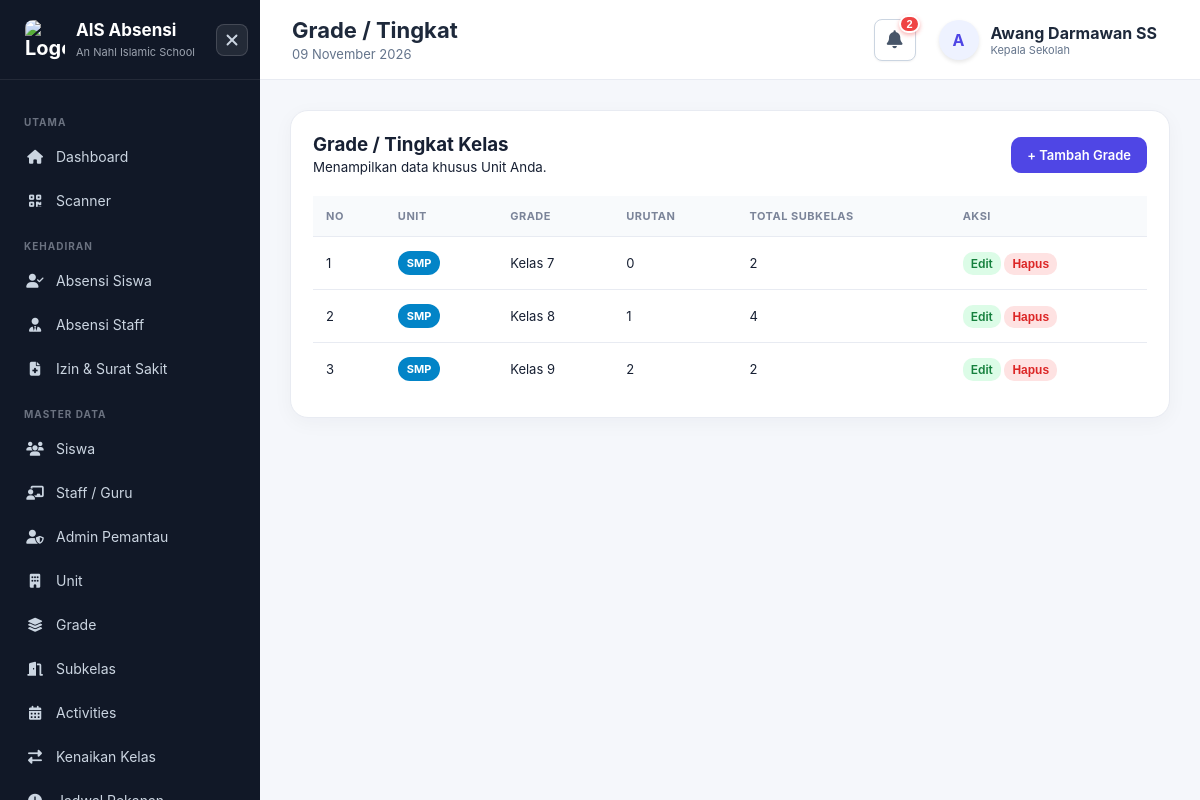
Screenshot of /grades/index.php (signed in) with the database file from the repository.
### tables this page shows
CREATE TABLE `grades` (
  `id` int unsigned NOT NULL AUTO_INCREMENT,
  `unit_id` int unsigned NOT NULL,
  `grade` varchar(100) NOT NULL,
  `sort_order` int NOT NULL DEFAULT '0',
  `created_at` timestamp NULL DEFAULT CURRENT_TIMESTAMP,
  `updated_at` timestamp NULL DEFAULT CURRENT_TIMESTAMP ON UPDATE CURRENT_TIMESTAMP,
  PRIMARY KEY (`id`),
  UNIQUE KEY `unique_grade` (`grade`)
);

CREATE TABLE `units` (
  `id` int unsigned NOT NULL AUTO_INCREMENT,
  `unit` varchar(255) NOT NULL,
  `created_at` timestamp NULL DEFAULT CURRENT_TIMESTAMP,
  `updated_at` timestamp NULL DEFAULT CURRENT_TIMESTAMP ON UPDATE CURRENT_TIMESTAMP,
  PRIMARY KEY (`id`)
);

### config/security.php (called while the page is built, shortened)
<?php
function e($value)
{
    return htmlspecialchars(
        $value ?? '',
        ENT_QUOTES,
        'UTF-8'
    );
}

### public/grades/index.php (the view, shortened to what this page needs)
<?php
require_once '../../config/database.php';
require_once '../../config/security.php';
$currentRole = currentRole();
$userId = currentUserId();
$whereSql = "";
$params = [];
if ($currentRole === 'kepala_sekolah') {
    $stmtKs = $pdo->prepare("SELECT unit_id FROM admin_unit_permissions WHERE user_id = ? LIMIT 1");
    $stmtKs->execute([$userId]);
    $ksUnitId = $stmtKs->fetchColumn();
    if ($ksUnitId) {
        $whereSql = "WHERE g.unit_id = ?";
        $params[] = $ksUnitId;
    } else {
        $whereSql = "WHERE 1 = 0";
    }
}
$grades = $pdo->prepare("
    SELECT
        g.*,
        un.unit AS unit_name,
        COUNT(cg.id) AS total_classes
    FROM grades g
    LEFT JOIN units un ON un.id = g.unit_id
    LEFT JOIN class_groups cg ON cg.grade_id = g.id
    {$whereSql}
    GROUP BY g.id
    ORDER BY un.id ASC, g.sort_order ASC, g.grade ASC
");
$grades->execute($params);
$gradesData = $grades->fetchAll();
require '../../includes/header.php';
?>
<div class="card">
    <div class="card-header">
        <div>
            <h3>Grade / Tingkat Kelas</h3>
            <small><?= $currentRole === 'kepala_sekolah' ? 'Menampilkan data khusus Unit Anda.' : 'Menampilkan seluruh data Grade.' ?></small>
        </div>
        <a href="create.php" class="btn btn-primary">+ Tambah Grade</a>
    </div>
    <div class="table-wrapper">
        <table>
            <thead>
                <tr>
                    <th>No</th>
                    <th>Unit</th>
                    <th>Grade</th>
                    <th>Urutan</th>
                    <th>Total Subkelas</th>
                    <th>Aksi</th>
                </tr>
            </thead>
            <tbody>
                <?php foreach ($gradesData as $index => $grade): ?>
                <tr>
                    <td><?= $index + 1 ?></td>
                    <td>
                        <span class="badge badge-primary" style="background:#0284c7; color:white;">
                            <?= e($grade['unit_name'] ?? '-') ?>
                        </span>
                    </td>
                    <td><?= e($grade['grade']) ?></td>
                    <td><?= e($grade['sort_order']) ?></td>
                    <td><?= number_format($grade['total_classes']) ?></td>
                    <td>
                        <a href="edit.php?id=<?= $grade['id'] ?>" class="btn btn-success" style="padding: 4px 8px; font-size:12px;">Edit</a>
                        <?php if (in_array($currentRole, ['super_admin', 'kepala_sekolah'])): ?>
                        <form method="POST" action="delete.php" style="display:inline" onsubmit="return confirm('Hapus grade ini?')">
                            <button type="submit" class="btn btn-danger" style="padding: 4px 8px; font-size:12px;">Hapus</button>
                        </form>
                        <?php endif; ?>
                    </td>
                </tr>
                <?php endforeach; ?>
            </tbody>
        </table>
    </div>
</div>
<?php require '../../includes/footer.php'; ?>

### assets/css/style.css (style rules this page uses)
* { box-sizing: border-box; }
:root { --primary: #4f46e5; --primary-dark: #3730a3; --bg: #f5f7fb; --card: #ffffff; --text: #172033; --muted: #7b8499; --border: #e8ebf2; --success: #16a34a; --danger: #dc2626; --warning: #d97706; --sidebar: #111827; }
body { margin: 0; font-family: Inter, Arial, sans-serif; background: var(--bg); color: var(--text); }
a { text-decoration: none; color: inherit; }
.card { background: white; border: 1px solid var(--border); border-radius: 18px; padding: 22px; box-shadow: 0 5px 20px rgba(15,23,42,.04); margin-bottom: 20px; }
.card-header { display: flex; justify-content: space-between; align-items: center; margin-bottom: 20px; }
.card-header h3 { margin: 0; }
.btn { display: inline-flex; align-items: center; justify-content: center; gap: 7px; padding: 10px 16px; border: 0; border-radius: 10px; cursor: pointer; font-size: 13px; font-weight: 600; }
.btn-primary { background: var(--primary); color: white; }
.btn-danger { background: #fee2e2; color: var(--danger); }
.btn-success { background: #dcfce7; color: #15803d; }
.table-wrapper { width: 100%; overflow-x: auto; }
table { width: 100%; border-collapse: collapse; min-width: 700px; }
th { text-align: left; font-size: 11px; text-transform: uppercase; letter-spacing: .5px; color: var(--muted); padding: 13px; background: #f8fafc; }
td { padding: 14px 13px; border-top: 1px solid var(--border); font-size: 13px; }
.badge { display: inline-flex; padding: 5px 9px; border-radius: 20px; font-size: 11px; font-weight: 700; }
.table-wrapper { width: 100%; overflow-x: auto; -webkit-overflow-scrolling: touch; }

### rows the page displays
grades: unit.unit "SMP", grade "Kelas 7", sort_order "0", total_classes "2"
grades: unit.unit "SMP", grade "Kelas 8", sort_order "1", total_classes "4"
grades: unit.unit "SMP", grade "Kelas 9", sort_order "2", total_classes "2"

### other values shown
$category "UTAMA"
$item['menu_name'] "Dashboard"
$item['menu_name'] "Scanner"
$category "KEHADIRAN"
$item['menu_name'] "Absensi Siswa"
$item['menu_name'] "Absensi Staff"
$item['menu_name'] "Izin & Surat Sakit"
$category "MASTER DATA"
$item['menu_name'] "Siswa"
$item['menu_name'] "Staff / Guru"
$item['menu_name'] "Admin Pemantau"
$item['menu_name'] "Unit"
$item['menu_name'] "Grade"
$item['menu_name'] "Subkelas"
$item['menu_name'] "Activities"
